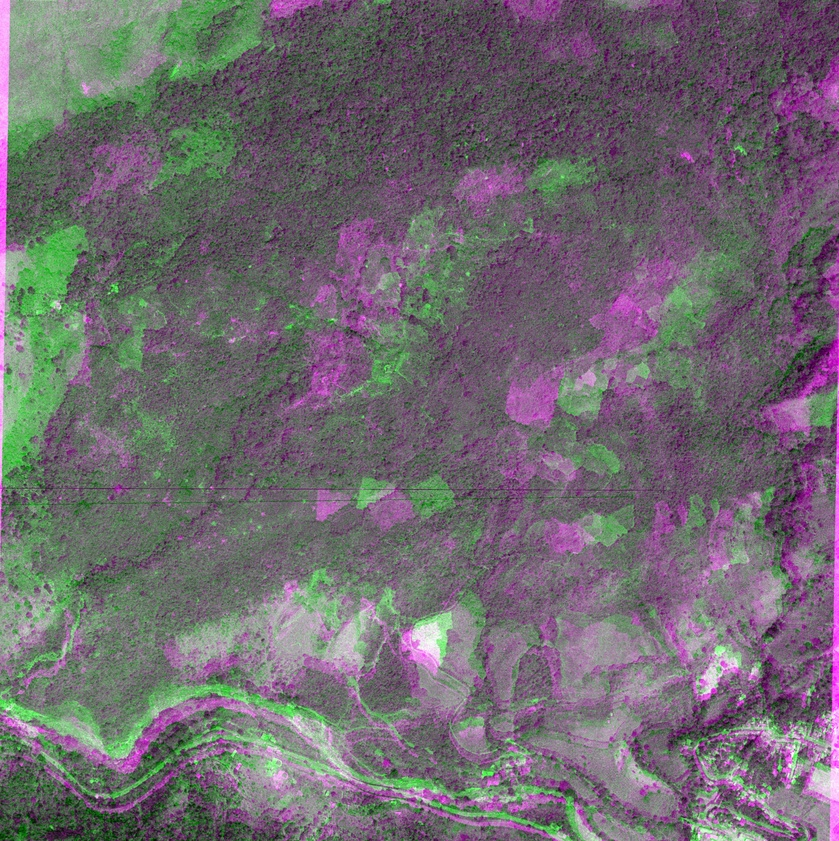
#> input picture 2443toda.jpg, 839 x 841 px, shrunk from 2552 x 2560 before the run
$ python sep.py
#> lines starting #> are read from the running program, lines starting #| are printed output that depends on the picture
#> further down, img is the input picture: shape (841, 839, 3); mean B, G, R 111.8, 106.1, 111.8
# Separa anaglifo en las dos partes izquierda y derecha

import cv2
import numpy as np

def show(window, img):
#> called with window = 'p3 img orig'
    print(img.shape)
#| (841, 839, 3)
    cv2.imshow(window, img)
    while True:
        key = cv2.waitKey(1)
#> (key Esc is pressed here)
#| (841, 839)
#> (key Enter is pressed here)
        print(key)
        if key == 27:
            break
    cv2.destroyAllWindows()

def sepanag(img):
	(rows, cols, _) = img.shape

	imgi = np.zeros([rows,cols, 3], dtype=np.uint8)
	imgi[:, :, 2] = img[:, :, 1]
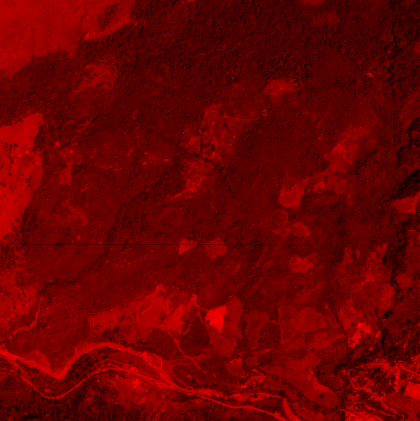
#> imgi: shape (841, 839, 3) (shown at 1/2 size); mean B, G, R 0, 0, 106.1
	imgi[:, :, 1] = img[:, :, 1]
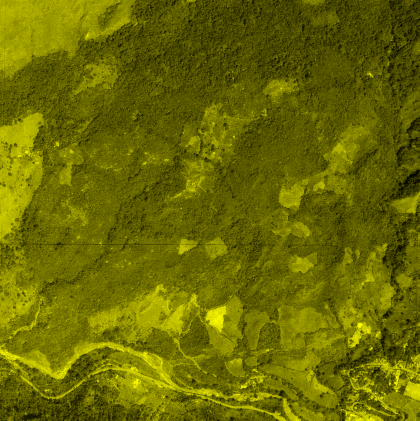
#> imgi: shape (841, 839, 3) (shown at 1/2 size); mean B, G, R 0, 106.1, 106.1
	imgi[:, :, 0] = img[:, :, 1]
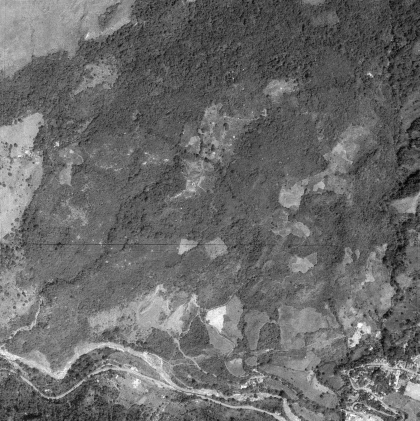
#> imgi: shape (841, 839, 3) (shown at 1/2 size); min 0, max 255, mean 106.1
	imgi = cv2.cvtColor(imgi, cv2.COLOR_BGR2GRAY)
#> imgi: shape (841, 839)

	imgd = np.zeros([rows,cols, 3], dtype=np.uint8)
	imgd[:, :, 2] = img[:, :, 2]
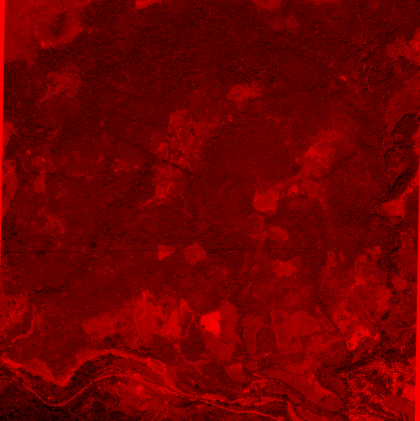
#> imgd: shape (841, 839, 3) (shown at 1/2 size); mean B, G, R 0, 0, 111.8
	imgd[:, :, 1] = img[:, :, 2]
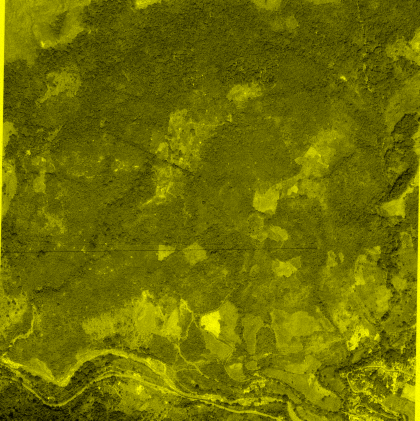
#> imgd: shape (841, 839, 3) (shown at 1/2 size); mean B, G, R 0, 111.8, 111.8
	imgd[:, :, 0] = img[:, :, 0]
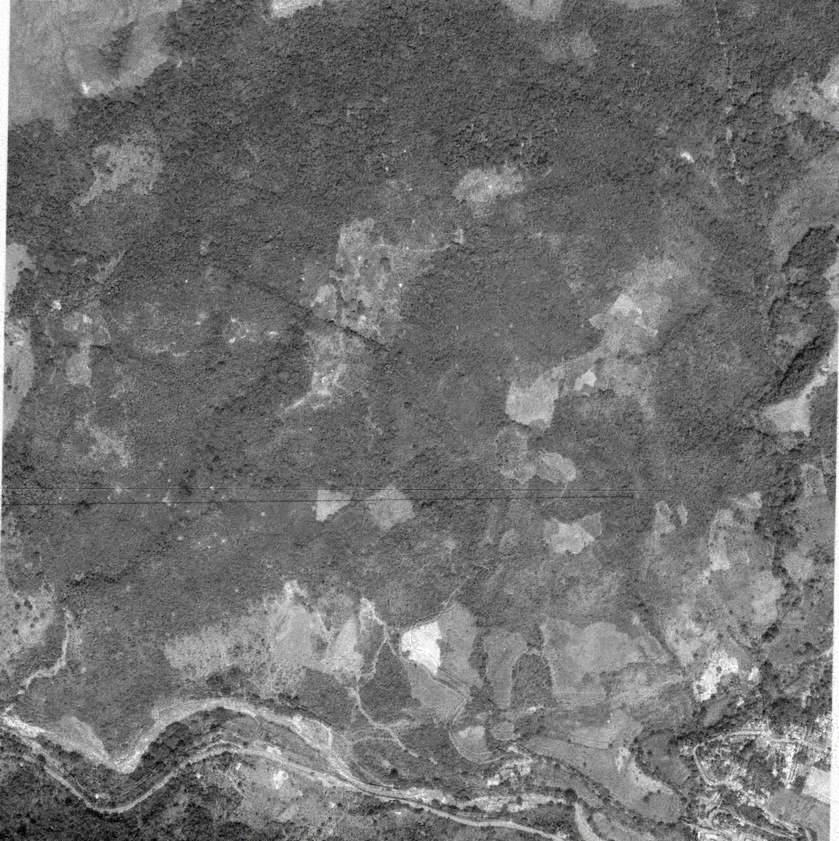
#> imgd: shape (841, 839, 3); mean B, G, R 111.8, 111.8, 111.8
	imgd = cv2.cvtColor(imgd, cv2.COLOR_BGR2GRAY)
#> imgd: shape (841, 839)

	return imgi, imgd

img = cv2.imread('2443toda.jpg')
show('p3 img orig', img)

imgbw = cv2.cvtColor(img, cv2.COLOR_BGR2GRAY)
show('p3 img bw', imgbw)

imgi, imgd = sepanag(img)

show('p3 imgi', imgi)
#| (841, 839)
show('p3 imgd', imgd)

$ run again, with 3d_rot.jpg copied over 2443toda.jpg
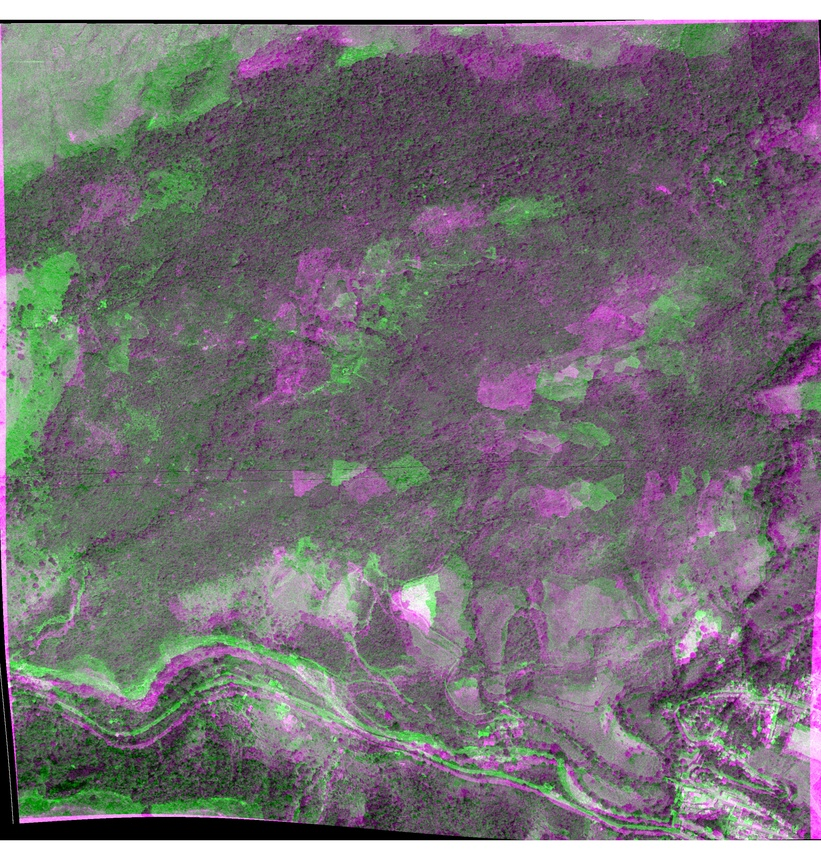
#> input picture 3d_rot.jpg, 821 x 860 px, shrunk from 2691 x 2820 before the run
#> img is the input picture: shape (860, 821, 3); mean B, G, R 118, 112, 117.9
#| (860, 821, 3)
#| (860, 821)
#> in sepanag, `imgi[:, :, 0] = img[:, :, 1]`:
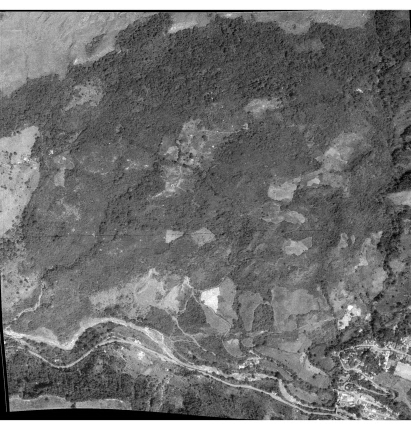
#> imgi: shape (860, 821, 3) (shown at 1/2 size); min 0, max 255, mean 112
#> in sepanag, `imgd[:, :, 0] = img[:, :, 0]`:
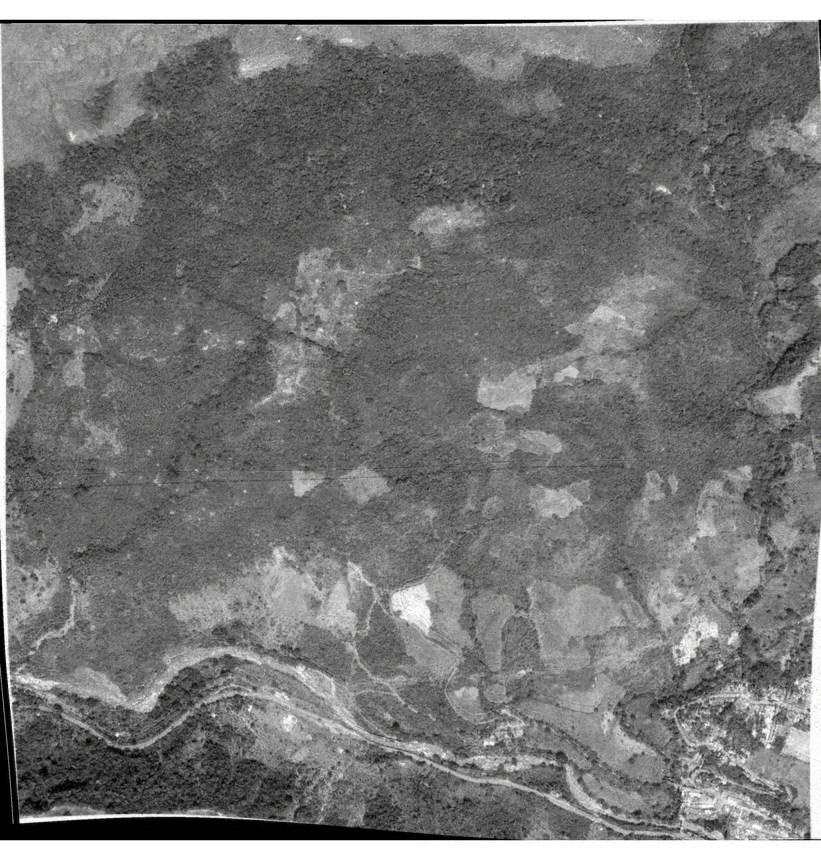
#> imgd: shape (860, 821, 3); mean B, G, R 118, 117.9, 117.9
#| (860, 821)

$ run again, with Valtoda.jpg copied over 2443toda.jpg
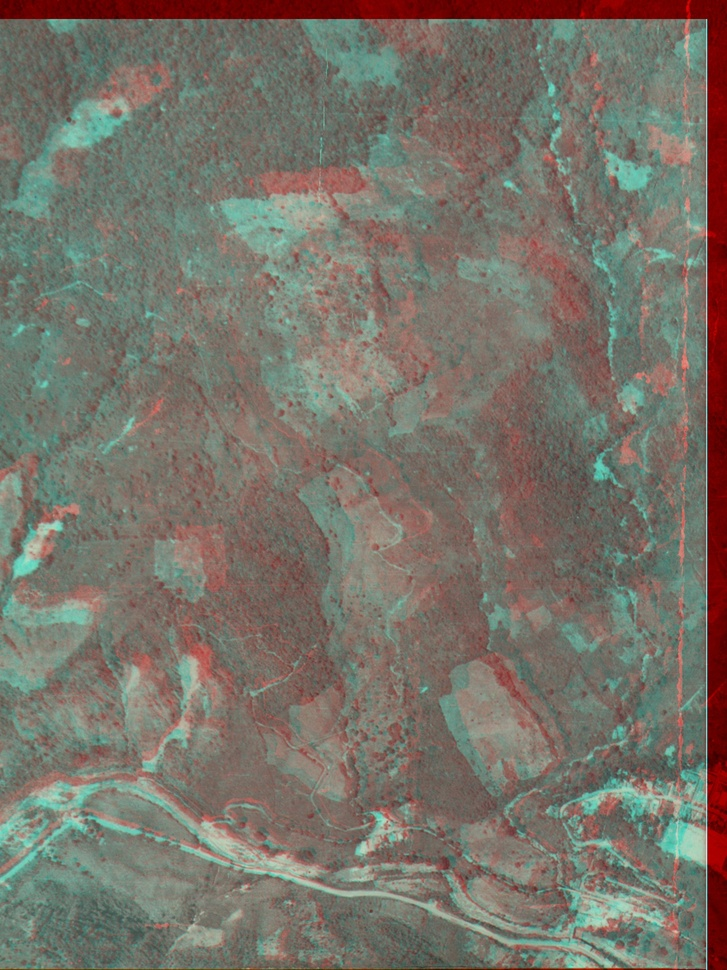
#> input picture Valtoda.jpg, 727 x 970 px, shrunk from 1950 x 2600 before the run
#> img is the input picture: shape (970, 727, 3); mean B, G, R 104.7, 114.8, 119.6
#| (970, 727, 3)
#| (970, 727)
#> in sepanag, `imgi[:, :, 1] = img[:, :, 1]`:
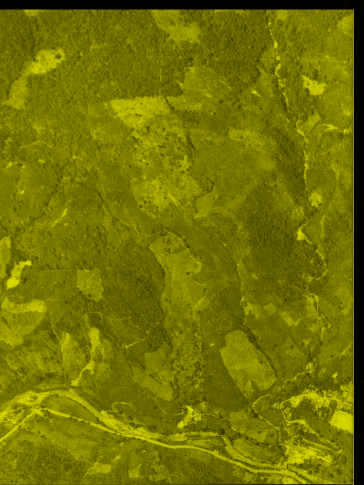
#> imgi: shape (970, 727, 3) (shown at 1/2 size); mean B, G, R 0, 114.8, 114.8
#> in sepanag, `imgd = cv2.cvtColor(imgd, cv2.COLOR_BGR2GRAY)`:
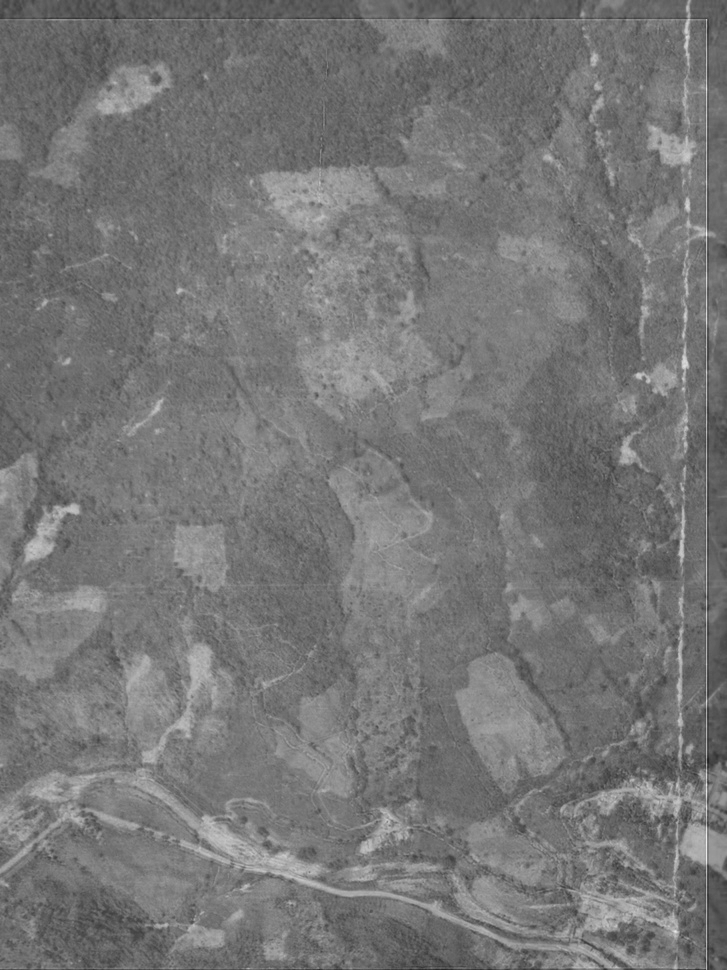
#> imgd: shape (970, 727); min 33, max 249, mean 117.9
#| (970, 727)
